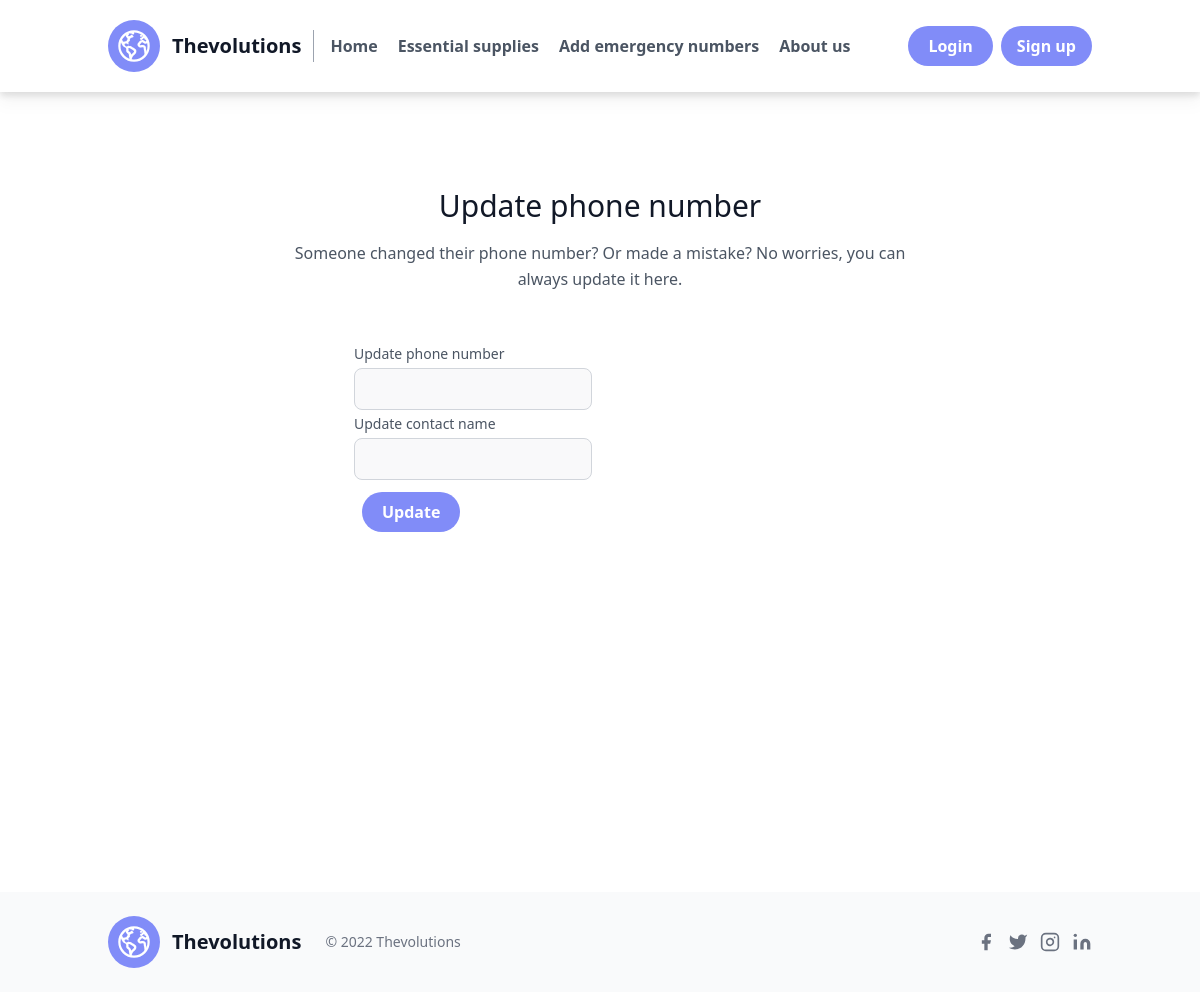
Page /emergency/update/1 on the earlier database version.
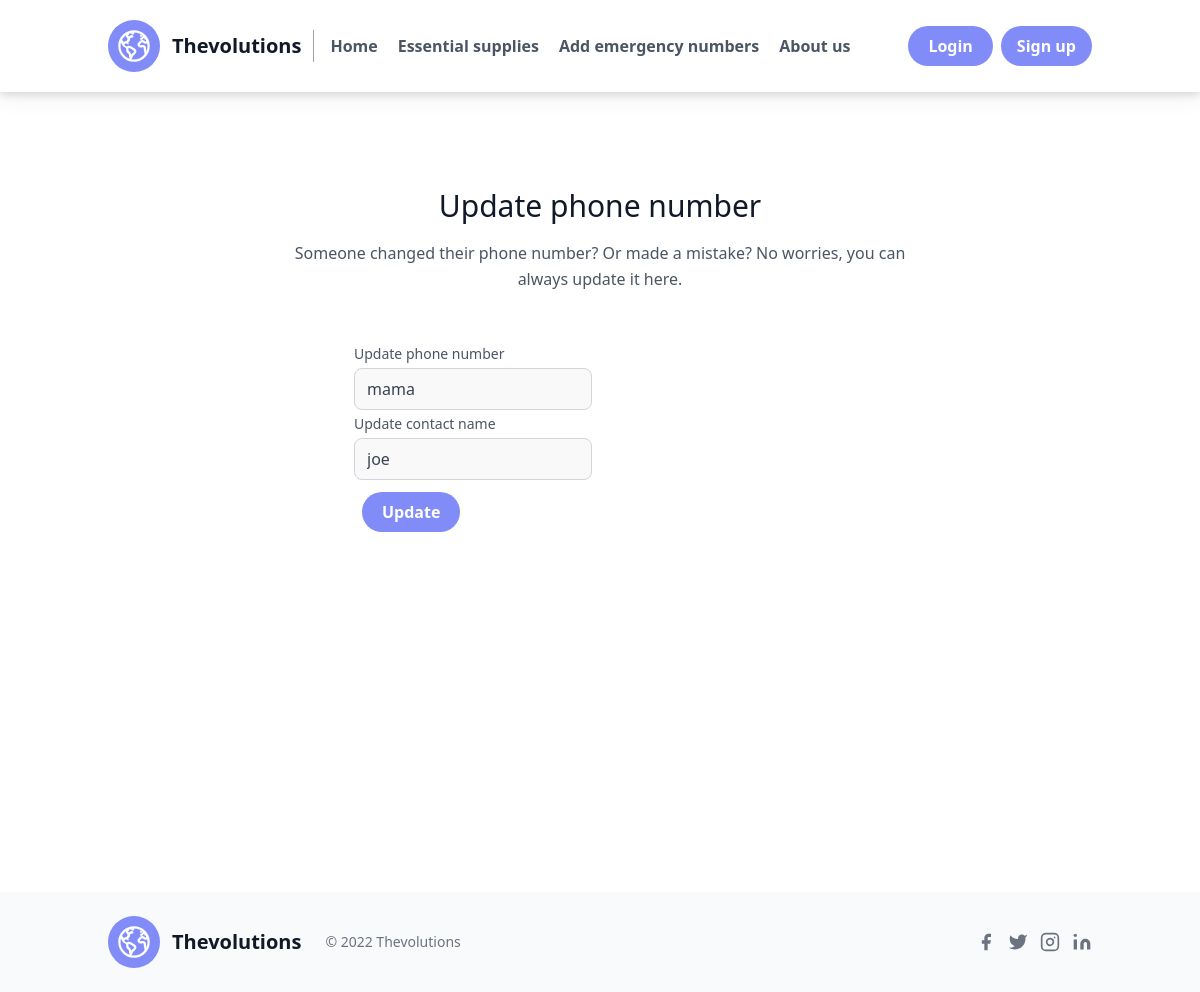
Same page on the later database version.
### app.py (models this page shows)
class Note(db.Model):
    sno = db.Column(db.Integer, primary_key=True)
    title = db.Column(db.String, nullable=False)
    desc = db.Column(db.String, nullable=False)
    user_id = db.Column(db.String, db.ForeignKey('user.id'), nullable=False)

### app.py (the view, shortened to what this page needs)
@app.route("/emergency/update/<int:sno>", methods=['GET', 'POST'])
def update(sno):
    todo = Note.query.filter_by(sno=sno).first()
    return render_template('update.html', todo=todo)

### templates/update.html (shortened to what this page needs)
{% extends 'base.html' %}
{% block body %}
    <section class="text-gray-600 body-font relative">
      <div class="container px-5 py-24 mx-auto">
        <div class="flex flex-col text-center w-full mb-12">
          <h1 class="sm:text-3xl text-2xl font-medium title-font mb-4 text-gray-900">Update phone number</h1>
          <p class="lg:w-2/3 mx-auto leading-relaxed text-base">Someone changed their phone number? Or made a mistake? No worries, you can always update it here.</p>
        </div>
        <div class="lg:w-1/2 md:w-2/3 mx-auto">
          <div class="flex flex-wrap -m-2">
            <div class="p-2 w-1/2">
              <div class="relative">
                  <form action="/emergency/update/{{todo.sno}}" method="POST">
                        <label for="exampleInputEmail1" class="leading-7 text-sm text-gray-60">Update phone number</label>
                        <input type="text" class="w-full bg-gray-100 bg-opacity-50 rounded-lg border border-gray-300 focus:border-indigo-500 focus:bg-white focus:ring-2 focus:ring-indigo-200 text-base outline-none text-gray-700 py-1 px-3 leading-8 transition-colors duration-200 ease-in-out" name="title" id="exampleInputEmail1" value="{{todo.title}}"
                              aria-describedby="emailHelp">
                  </div>
                  <div class="mb-3">
                        <label for="exampleInputPassword1" class="leading-7 text-sm text-gray-60">Update contact name</label>
                        <input type="text" class="w-full bg-gray-100 bg-opacity-50 rounded-lg border border-gray-300 focus:border-indigo-500 focus:bg-white focus:ring-2 focus:ring-indigo-200 text-base outline-none text-gray-700 py-1 px-3 leading-8 transition-colors duration-200 ease-in-out" name="desc" id="exampleInputPassword1" value="{{todo.desc}}">
                  </div>
                  <button type="submit" class="inline-flex font-semibold rounded-full ml-2 py-2 px-5 text-white transition ease-in-out delay-1 bg-indigo-400 hover:bg-indigo-500 duration-300">Update</button>
      </div>
</section>
<br><br><br><br><br><br><br><br><br><br><br>
      {% endblock body %}

### templates/base.html (shortened to what this page needs)
<!DOCTYPE html>
<html lang="en" class="scroll-smooth">
<head>
    <script src="https://cdn.tailwindcss.com"></script>
</head>
<body>
  <header class="sticky hidden lg:flex top-0 z-50 bg-white drop-shadow-lg text-gray-600 body-font navbar" id="notloggedin">
    <div class="container mx-auto flex flex-wrap p-5 flex-col md:flex-row items-center">
      <a class="flex title-font font-medium items-center text-gray-900 mb-4 md:mb-0" h  f="/">
        <ion-icon name="earth-outline" class="text-4xl bg-indigo-400 text-white rounded-full px-2 py-2"></ion-icon>
        <span class="ml-3 text-xl font-bold mr-2 :text-white">Thevolutions</span>
      </a>
      <nav class="md:mr-auto md:ml-4 md:py-1 md:pl-4 md:border-l md:border-gray-400	flex flex-wrap items-center text-base justify-center lg:ml-1 :text-white ">
          <a class="mr-5 transition ease-in-out hover:scale-105 hover:text-black font-semibold cursor-pointer :hover:text-gray-500" href="/">Home</a>
        <a class="mr-5 transition ease-in-out hover:scale-105 hover:text-black font-semibold cursor-pointer :hover:text-gray-500" href="/essentials">Essential supplies</a>
        <a class="mr-5 transition ease-in-out hover:scale-105 hover:text-black font-semibold cursor-pointer :hover:text-gray-500 " href="/emergency">Add emergency numbers</a>
        <a class="mr-5 transition ease-in-out hover:scale-105 hover:text-black font-semibold cursor-pointer :hover:text-gray-500 " href="/about">About us</a>
      </nav>
      <a href="/login">
      <button class="inline-flex font-semibold rounded-full ml-2 py-2 px-5 text-white transition ease-in-out delay-1 bg-indigo-400 hover:bg-indigo-500 duration-300" href="/login" id="regbtn">
       Login
      </button></a>
      <a href="/signup">
      <button class="font-semibold rounded-full ml-2 py-2 px-4 text-white transition ease-in-out delay-1 bg-indigo-400 hover:bg-indigo-500 duration-300" id="signbtn">
       Sign up
      </button></a>
</div>
</header>
{% block body %}
{% endblock body %}
<footer class="bottom-0 w-full">
<div class="bg-gray-50">
<div class="container px-5 py-6 mx-auto flex items-center sm:flex-row flex-col">
<a class="flex title-font font-medium items-center text-gray-900 mb-4 md:mb-0" href="/">
  <ion-icon name="earth-outline" class="text-4xl bg-indigo-400 text-white rounded-full px-2 py-2"></ion-icon>
<span class="ml-3 text-xl font-bold">Thevolutions</span>
</a>
<p class="text-sm text-gray-500 sm:ml-6 sm:mt-0 mt-4">© 2022 Thevolutions
</p>
<span class="inline-flex sm:ml-auto sm:mt-0 mt-4 justify-center sm:justify-start">
  <a class="text-gray-500">
    <svg fill="currentColor" stroke-linecap="round" stroke-linejoin="round" stroke-width="2" class="w-5 h-5" viewBox="0 0 24 24">
      <path d="M18 2h-3a5 5 0 00-5 5v3H7v4h3v8h4v-8h3l1-4h-4V7a1 1 0 011-1h3z"></path>
    </svg>
  </a>
  <a class="ml-3 text-gray-500">
    <svg fill="currentColor" stroke-linecap="round" stroke-linejoin="round" stroke-width="2" class="w-5 h-5" viewBox="0 0 24 24">
      <path d="M23 3a10.9 10.9 0 01-3.14 1.53 4.48 4.48 0 00-7.86 3v1A10.66 10.66 0 013 4s-4 9 5 13a11.64 11.64 0 01-7 2c9 5 20 0 20-11.5a4.5 4.5 0 00-.08-.83A7.72 7.72 0 0023 3z"></path>
    </svg>
  </a>
  <a class="ml-3 text-gray-500">
    <svg fill="none" stroke="currentColor" stroke-linecap="round" stroke-linejoin="round" stroke-width="2" class="w-5 h-5" viewBox="0 0 24 24">
      <rect width="20" height="20" x="2" y="2" rx="5" ry="5"></rect>
      <path d="M16 11.37A4 4 0 1112.63 8 4 4 0 0116 11.37zm1.5-4.87h.01"></path>
    </svg>
  </a>
  <a class="ml-3 text-gray-500">
    <svg fill="currentColor" stroke="currentColor" stroke-linecap="round" stroke-linejoin="round" stroke-width="0" class="w-5 h-5" viewBox="0 0 24 24">
      <path stroke="none" d="M16 8a6 6 0 016 6v7h-4v-7a2 2 0 00-2-2 2 2 0 00-2 2v7h-4v-7a6 6 0 016-6zM2 9h4v12H2z"></path>
      <circle cx="4" cy="4" r="2" stroke="none"></circle>
    </svg>
  </a>
</span>
</div>
</div>
</footer>

Differences in the rows shown:
now on this page (row edited): Note: title "mama", desc "joe"
